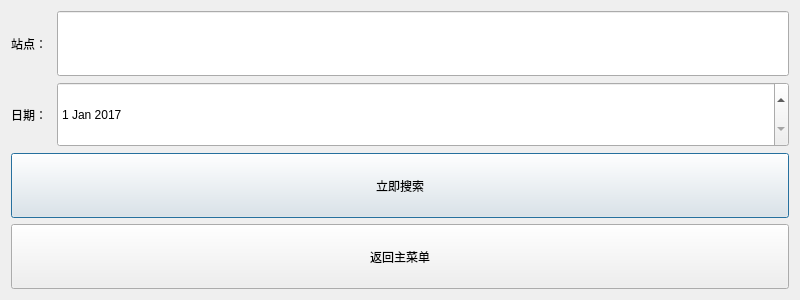
<?xml version="1.0" encoding="UTF-8"?>
<ui version="4.0">
 <class>StationSearch</class>
 <widget class="QDialog" name="StationSearch">
  <property name="geometry">
   <rect>
    <x>0</x>
    <y>0</y>
    <width>800</width>
    <height>300</height>
   </rect>
  </property>
  <property name="windowTitle">
   <string>车站查询</string>
  </property>
  <property name="windowIcon">
   <iconset resource="pic.qrc">
    <normaloff>:/new/prefix1/12308.png</normaloff>:/new/prefix1/12308.png</iconset>
  </property>
  <layout class="QVBoxLayout" name="verticalLayout_3">
   <item>
    <layout class="QVBoxLayout" name="verticalLayout_2">
     <item>
      <layout class="QGridLayout" name="gridLayout">
       <item row="1" column="1">
        <widget class="QDateEdit" name="dateEdit">
         <property name="sizePolicy">
          <sizepolicy hsizetype="Minimum" vsizetype="Preferred">
           <horstretch>0</horstretch>
           <verstretch>0</verstretch>
          </sizepolicy>
         </property>
         <property name="dateTime">
          <datetime>
           <hour>0</hour>
           <minute>0</minute>
           <second>0</second>
           <year>2017</year>
           <month>1</month>
           <day>1</day>
          </datetime>
         </property>
         <property name="maximumDateTime">
          <datetime>
           <hour>23</hour>
           <minute>59</minute>
           <second>59</second>
           <year>2020</year>
           <month>12</month>
           <day>31</day>
          </datetime>
         </property>
         <property name="maximumDate">
          <date>
           <year>2020</year>
           <month>12</month>
           <day>31</day>
          </date>
         </property>
         <property name="minimumDate">
          <date>
           <year>2015</year>
           <month>1</month>
           <day>1</day>
          </date>
         </property>
        </widget>
       </item>
       <item row="0" column="1">
        <widget class="QLineEdit" name="stationLineEdit">
         <property name="sizePolicy">
          <sizepolicy hsizetype="Expanding" vsizetype="Preferred">
           <horstretch>0</horstretch>
           <verstretch>0</verstretch>
          </sizepolicy>
         </property>
        </widget>
       </item>
       <item row="1" column="0">
        <widget class="QLabel" name="label_3">
         <property name="text">
          <string>日期： </string>
         </property>
        </widget>
       </item>
       <item row="0" column="0">
        <widget class="QLabel" name="label">
         <property name="text">
          <string>站点： </string>
         </property>
        </widget>
       </item>
      </layout>
     </item>
     <item>
      <layout class="QVBoxLayout" name="verticalLayout">
       <item>
        <widget class="QPushButton" name="searchbotton">
         <property name="sizePolicy">
          <sizepolicy hsizetype="Minimum" vsizetype="Preferred">
           <horstretch>0</horstretch>
           <verstretch>0</verstretch>
          </sizepolicy>
         </property>
         <property name="text">
          <string>立即搜索</string>
         </property>
        </widget>
       </item>
       <item>
        <widget class="QPushButton" name="exitBtn">
         <property name="sizePolicy">
          <sizepolicy hsizetype="Minimum" vsizetype="Preferred">
           <horstretch>0</horstretch>
           <verstretch>0</verstretch>
          </sizepolicy>
         </property>
         <property name="text">
          <string>返回主菜单</string>
         </property>
        </widget>
       </item>
      </layout>
     </item>
    </layout>
   </item>
  </layout>
 </widget>
 <resources>
  <include location="pic.qrc"/>
 </resources>
 <connections>
  <connection>
   <sender>exitBtn</sender>
   <signal>clicked()</signal>
   <receiver>StationSearch</receiver>
   <slot>close()</slot>
   <hints>
    <hint type="sourcelabel">
     <x>355</x>
     <y>171</y>
    </hint>
    <hint type="destinationlabel">
     <x>355</x>
     <y>102</y>
    </hint>
   </hints>
  </connection>
 </connections>
</ui>
